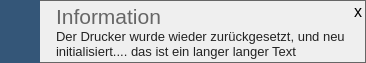
<?xml version="1.0" encoding="UTF-8"?>
<ui version="4.0">
 <class>dialog</class>
 <widget class="QDialog" name="dialog">
  <property name="geometry">
   <rect>
    <x>0</x>
    <y>0</y>
    <width>523</width>
    <height>74</height>
   </rect>
  </property>
  <property name="windowTitle">
   <string>Dialog</string>
  </property>
  <property name="styleSheet">
   <string notr="true"/>
  </property>
  <layout class="QGridLayout" name="gridLayout_2">
   <property name="sizeConstraint">
    <enum>QLayout::SetFixedSize</enum>
   </property>
   <property name="leftMargin">
    <number>0</number>
   </property>
   <property name="topMargin">
    <number>0</number>
   </property>
   <property name="rightMargin">
    <number>0</number>
   </property>
   <property name="bottomMargin">
    <number>0</number>
   </property>
   <item row="0" column="0">
    <widget class="QWidget" name="widget" native="true">
     <property name="styleSheet">
      <string notr="true">border: 1px solid #666666;</string>
     </property>
     <layout class="QHBoxLayout" name="horizontalLayout">
      <property name="spacing">
       <number>0</number>
      </property>
      <property name="sizeConstraint">
       <enum>QLayout::SetFixedSize</enum>
      </property>
      <property name="leftMargin">
       <number>0</number>
      </property>
      <property name="topMargin">
       <number>0</number>
      </property>
      <property name="rightMargin">
       <number>0</number>
      </property>
      <property name="bottomMargin">
       <number>0</number>
      </property>
      <item>
       <widget class="QWidget" name="colorbar" native="true">
        <property name="sizePolicy">
         <sizepolicy hsizetype="Maximum" vsizetype="Preferred">
          <horstretch>0</horstretch>
          <verstretch>0</verstretch>
         </sizepolicy>
        </property>
        <property name="minimumSize">
         <size>
          <width>40</width>
          <height>0</height>
         </size>
        </property>
        <property name="maximumSize">
         <size>
          <width>40</width>
          <height>16777215</height>
         </size>
        </property>
        <property name="styleSheet">
         <string notr="true">background: #345678; border: none;</string>
        </property>
       </widget>
      </item>
      <item alignment="Qt::AlignHCenter|Qt::AlignVCenter">
       <widget class="QLabel" name="icon">
        <property name="enabled">
         <bool>true</bool>
        </property>
        <property name="maximumSize">
         <size>
          <width>65</width>
          <height>65</height>
         </size>
        </property>
        <property name="styleSheet">
         <string notr="true">border: none;</string>
        </property>
        <property name="lineWidth">
         <number>0</number>
        </property>
        <property name="text">
         <string/>
        </property>
        <property name="pixmap">
         <pixmap>pixmaps/success.png</pixmap>
        </property>
        <property name="scaledContents">
         <bool>true</bool>
        </property>
       </widget>
      </item>
      <item>
       <widget class="QWidget" name="verticalWidget" native="true">
        <property name="sizePolicy">
         <sizepolicy hsizetype="Expanding" vsizetype="Preferred">
          <horstretch>0</horstretch>
          <verstretch>0</verstretch>
         </sizepolicy>
        </property>
        <property name="sizeIncrement">
         <size>
          <width>1</width>
          <height>0</height>
         </size>
        </property>
        <property name="styleSheet">
         <string notr="true">border: none;</string>
        </property>
        <layout class="QVBoxLayout" name="verticalLayout">
         <property name="spacing">
          <number>0</number>
         </property>
         <property name="sizeConstraint">
          <enum>QLayout::SetFixedSize</enum>
         </property>
         <property name="topMargin">
          <number>4</number>
         </property>
         <property name="bottomMargin">
          <number>4</number>
         </property>
         <item alignment="Qt::AlignTop">
          <widget class="QLabel" name="header">
           <property name="styleSheet">
            <string notr="true">font-size: 16pt;color: #666666; border: none;</string>
           </property>
           <property name="text">
            <string>Information</string>
           </property>
          </widget>
         </item>
         <item alignment="Qt::AlignTop">
          <widget class="QLabel" name="text">
           <property name="styleSheet">
            <string notr="true">font-size: 13px;color: #222222; border: none;</string>
           </property>
           <property name="text">
            <string>Der Drucker wurde wieder zurückgesetzt, und neu initialisiert.... das ist ein langer langer Text</string>
           </property>
           <property name="wordWrap">
            <bool>true</bool>
           </property>
          </widget>
         </item>
        </layout>
       </widget>
      </item>
      <item alignment="Qt::AlignHCenter|Qt::AlignTop">
       <widget class="QWidget" name="gridWidget_2" native="true">
        <property name="sizePolicy">
         <sizepolicy hsizetype="Maximum" vsizetype="Preferred">
          <horstretch>0</horstretch>
          <verstretch>0</verstretch>
         </sizepolicy>
        </property>
        <property name="maximumSize">
         <size>
          <width>15</width>
          <height>16777215</height>
         </size>
        </property>
        <property name="styleSheet">
         <string notr="true">border: none;</string>
        </property>
        <layout class="QGridLayout" name="gridLayout_3">
         <property name="sizeConstraint">
          <enum>QLayout::SetFixedSize</enum>
         </property>
         <property name="leftMargin">
          <number>0</number>
         </property>
         <property name="topMargin">
          <number>2</number>
         </property>
         <property name="rightMargin">
          <number>4</number>
         </property>
         <property name="bottomMargin">
          <number>0</number>
         </property>
         <property name="spacing">
          <number>0</number>
         </property>
         <item row="0" column="0" alignment="Qt::AlignHCenter|Qt::AlignTop">
          <widget class="QPushButton" name="exit">
           <property name="styleSheet">
            <string notr="true">font-size: 12pt;</string>
           </property>
           <property name="text">
            <string>x</string>
           </property>
          </widget>
         </item>
        </layout>
       </widget>
      </item>
     </layout>
    </widget>
   </item>
  </layout>
 </widget>
 <resources/>
 <connections/>
</ui>
